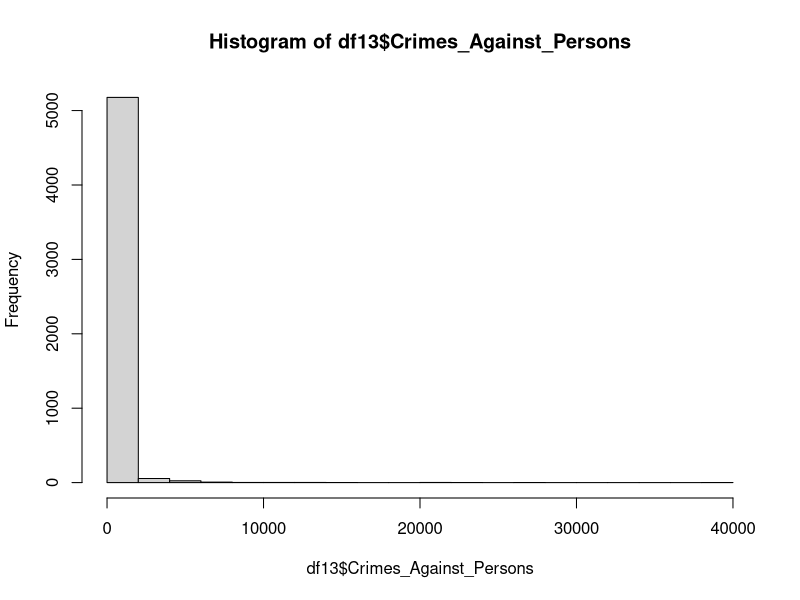

This chart was generated by the following R code:
setwd(dir='Desktop/Spring 2016/CS 7001/Project_1/part_2/')

df13<-read.csv('output_data/new_2013.csv')
hist(df13$Crimes_Against_Persons)
